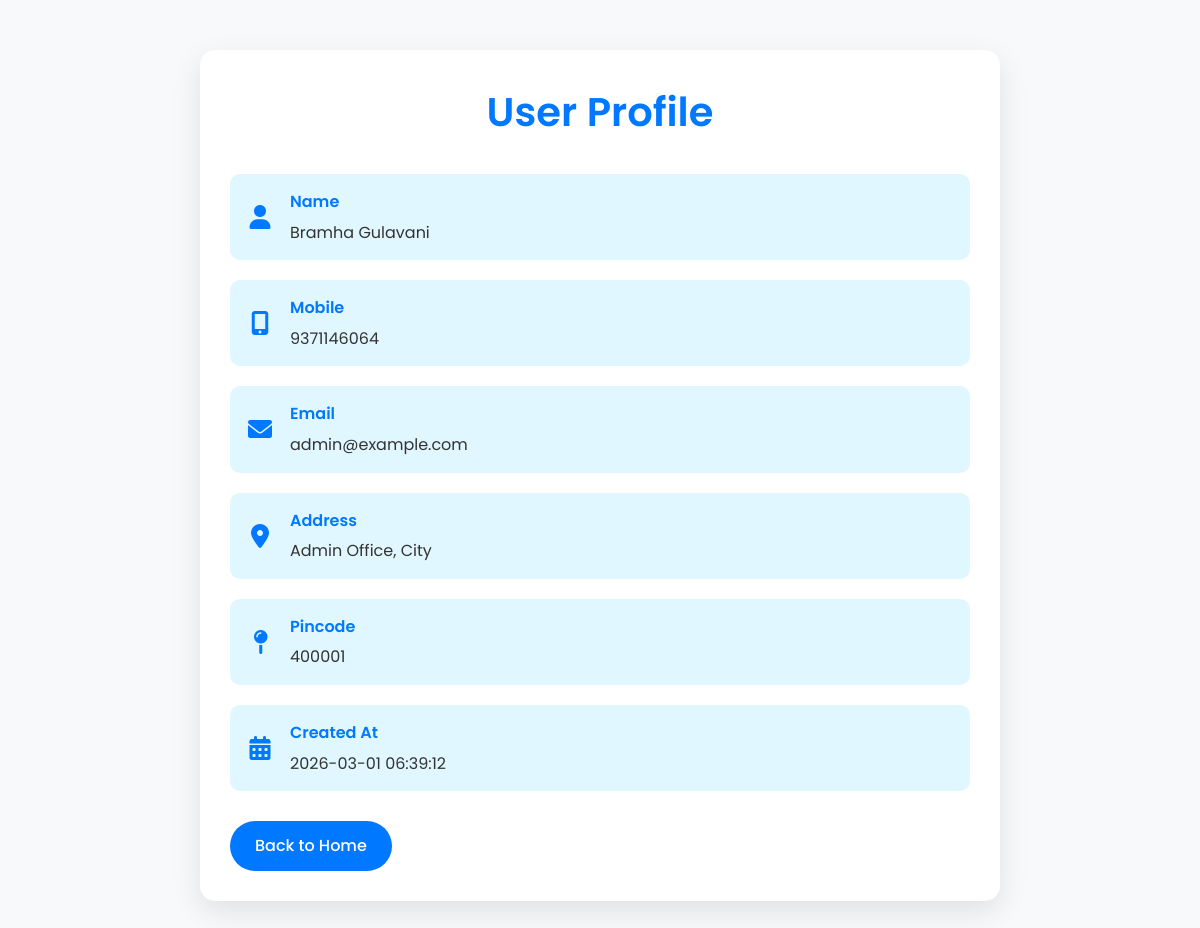
Screenshot of /view_profile.php (signed in) with the database file from the repository.
### tables this page shows
CREATE TABLE IF NOT EXISTS `users` (
  `id` INT UNSIGNED NOT NULL AUTO_INCREMENT,
  `name` VARCHAR(100) NOT NULL,
  `mobile` VARCHAR(20) DEFAULT NULL,
  `email` VARCHAR(255) NOT NULL UNIQUE,
  `address` TEXT DEFAULT NULL,
  `pincode` VARCHAR(10) DEFAULT NULL,
  `password` VARCHAR(255) NOT NULL,
  `created_at` TIMESTAMP DEFAULT CURRENT_TIMESTAMP,
  PRIMARY KEY (`id`)
);

### public/view_profile.php (the view, shortened to what this page needs)
<?php
include __DIR__ . '/../config/db_connect.php';
$email = $_SESSION["user_email"];
$sql = "SELECT name, mobile, email, address, pincode, created_at FROM users WHERE email = ?";
$stmt = $conn->prepare($sql);
$stmt->bind_param("s", $email);
$stmt->execute();
$result = $stmt->get_result();
if ($result->num_rows == 1) {
    $user = $result->fetch_assoc();
} else {
    echo "<script>alert('User not found!'); window.location.href='user_login.php';</script>";
    exit();
}
?>
<!DOCTYPE html>
<html lang="en">
<head>
    <link rel="stylesheet" href="https://cdnjs.cloudflare.com/ajax/libs/font-awesome/6.0.0-beta3/css/all.min.css">
    <link rel="stylesheet" href="https://cdn.jsdelivr.net/npm/toastify-js/src/toastify.min.css">
</head>
<body>
    <div class="container">
        <h2>User Profile</h2>
        <div class="profile-info">
            <div class="info-item">
                <i class="fas fa-user info-icon"></i>
                <div class="info-content">
                    <div class="info-label">Name</div>
                    <div class="info-value"><?php echo htmlspecialchars($user['name']); ?></div>
                </div>
            </div>
            <div class="info-item">
                <i class="fas fa-mobile-alt info-icon"></i>
                <div class="info-content">
                    <div class="info-label">Mobile</div>
                    <div class="info-value"><?php echo htmlspecialchars($user['mobile']); ?></div>
                </div>
            </div>
            <div class="info-item">
                <i class="fas fa-envelope info-icon"></i>
                <div class="info-content">
                    <div class="info-label">Email</div>
                    <div class="info-value"><?php echo htmlspecialchars($user['email']); ?></div>
                </div>
            </div>
            <div class="info-item">
                <i class="fas fa-map-marker-alt info-icon"></i>
                <div class="info-content">
                    <div class="info-label">Address</div>
                    <div class="info-value"><?php echo htmlspecialchars($user['address']); ?></div>
                </div>
            </div>
            <div class="info-item">
                <i class="fas fa-map-pin info-icon"></i>
                <div class="info-content">
                    <div class="info-label">Pincode</div>
                    <div class="info-value"><?php echo htmlspecialchars($user['pincode']); ?></div>
                </div>
            </div>
            <div class="info-item">
                <i class="fas fa-calendar-alt info-icon"></i>
                <div class="info-content">
                    <div class="info-label">Created At</div>
                    <div class="info-value"><?php echo htmlspecialchars($user['created_at']); ?></div>
                </div>
            </div>
        </div>
        <a href="Home.html" class="btn-back" id="back-btn">Back to Home</a>
    </div>
</body>
</html>

### public/view_profile.php (style rules this page uses)
:root { --primary-color: #0078ff; --secondary-color: #e0f7ff; --text-color: #333333; --background-color: #f8f9fa; --card-background: #ffffff; --border-color: #e0e0e0; --success-color: #10b981; --error-color: #ef4444; --warning-color: #f59e0b; --info-color: #3b82f6; }
* { margin: 0; padding: 0; box-sizing: border-box; }
body { font-family: 'Poppins', sans-serif; background-color: var(--background-color); color: var(--text-color); line-height: 1.6; }
.container { max-width: 800px; margin: 50px auto; padding: 30px; background-color: var(--card-background); border-radius: 15px; box-shadow: 0 10px 30px rgba(0, 0, 0, 0.1); }
h2 { color: var(--primary-color); text-align: center; margin-bottom: 30px; font-size: 2.5rem; font-weight: 600; }
.profile-info { display: grid; gap: 20px; }
.info-item { display: flex; align-items: center; padding: 15px; background-color: var(--secondary-color); border-radius: 10px; transition: all 0.3s ease; }
.info-icon { font-size: 1.5rem; color: var(--primary-color); margin-right: 15px; width: 30px; text-align: center; }
.info-content { flex-grow: 1; }
.info-label { font-weight: 600; color: var(--primary-color); margin-bottom: 5px; }
.info-value { color: var(--text-color); }
.btn-back { display: inline-block; margin-top: 30px; padding: 12px 25px; background-color: var(--primary-color); color: white; text-decoration: none; border-radius: 25px; transition: all 0.3s ease; font-weight: 500; text-align: center; }

### rows the page displays
users: name "Bramha Gulavani", mobile "9371146064", email "admin@example.com", address "Admin Office, City", pincode "400001", created_at "2026-03-01 06:39:12"
